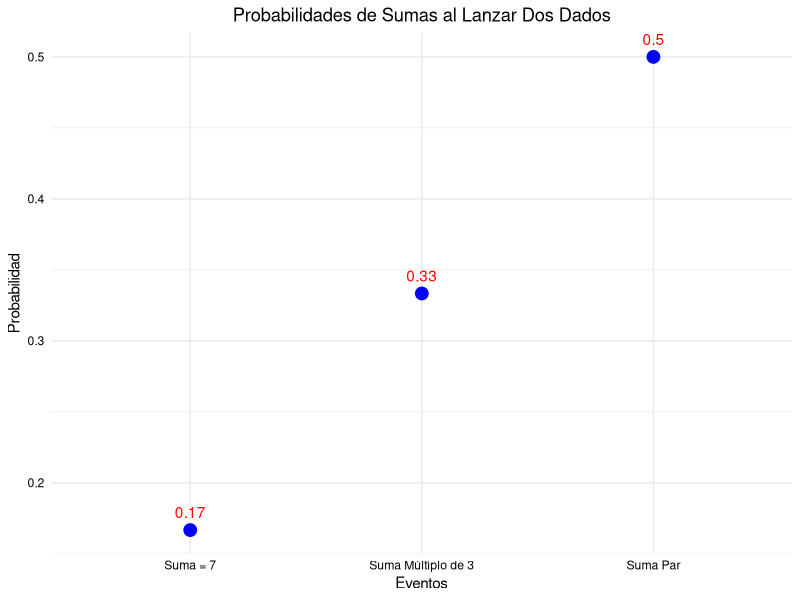

Write the R code that produced this figure.
# 4 -Se lanzan dos dados al aire y se anota la suma de los puntos obtenidos. Se pide:
#  A : La probabilidad de que salga el 7
#  B : La probabilidad de que el número obtenido sea par
#  C : La probabilidad de que el número obtenido sea múltiplo de tres

# Crear un data frame con las probabilidades
resultados <- data.frame(
  Evento = c("Suma = 7", "Suma Par", "Suma Múltiplo de 3"),
  Probabilidad = c(1/6, 1/2, 1/3)
)

# Cargar la librería ggplot2
library(ggplot2)

# Graficar las probabilidades como un gráfico de puntos
ggplot(resultados, aes(x = Evento, y = Probabilidad)) +
  geom_point(size = 4, color = "blue") +  
  geom_text(aes(label = round(Probabilidad, 2)), vjust = -1, color = "red") +  
  labs(title = "Probabilidades de Sumas al Lanzar Dos Dados",
       x = "Eventos",
       y = "Probabilidad") +
  theme_minimal() +
  theme(legend.position = "none", axis.text = element_text(color = "black"),  
        axis.title = element_text(color = "black"),
        plot.title = element_text(color = "black", hjust = 0.5))  

